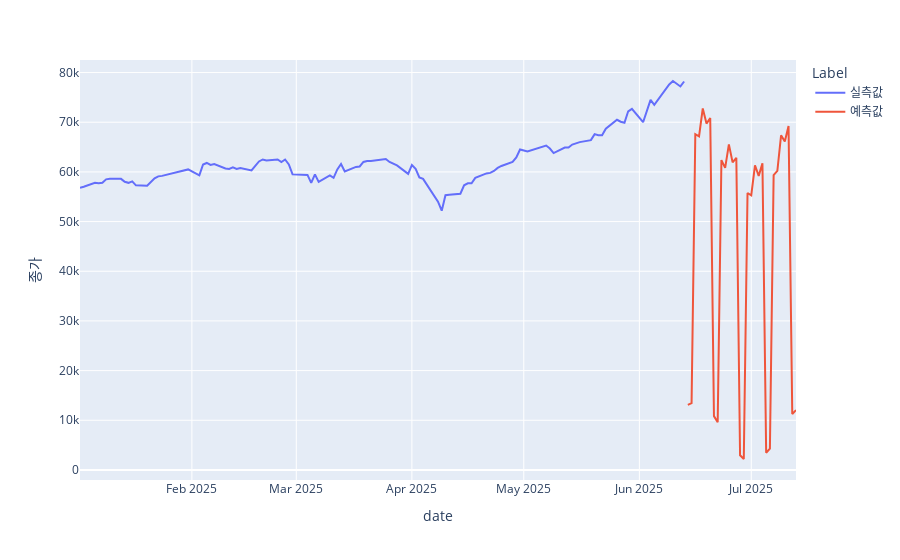

Write notebook code for a chart like this one.
### Code cell
p4 = forecast_ets.to_dataframe().reset_index()
p4['Label'] = '예측값'
p5 = pd.concat([df_hana, p4])
px.line(p5, x = 'date', y = '종가', color='Label')
